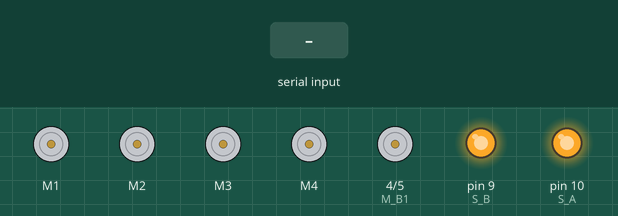
This sketch was run on a simulated Arduino Uno, built with avr-gcc and run on an emulated ATmega328P. Shown: 4 × DC motor (green arrow = forward, orange = backward, longer = faster), motor-driver pin pairs drawn as motors (green arrow = first pin HIGH = forward, orange = second pin HIGH = backward, longer = more drive), output pins drawn as LEDs (lit = HIGH). The test bench sets the inputs (shaded band). What the sketch prints to the serial monitor is not drawn.

Above: at 1.2 s.
1.3 s: "1" received over Serial
2.8 s: byte 1 (1) received over Serial
At 3.5 s:
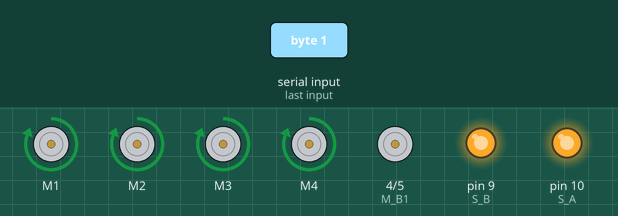
4.3 s: byte 3 (3) received over Serial
At 4.7 s:
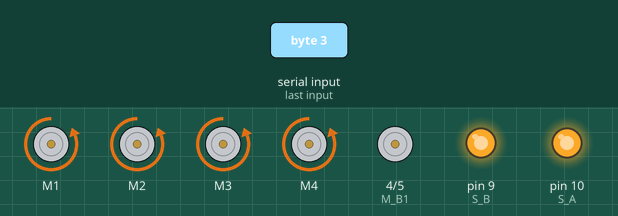
5.8 s: byte 4 (4) received over Serial
At 7.0 s:
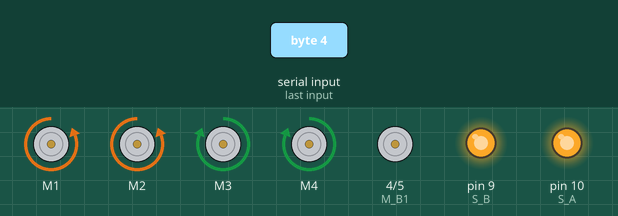
7.3 s: byte 2 (2) received over Serial
At 8.2 s:
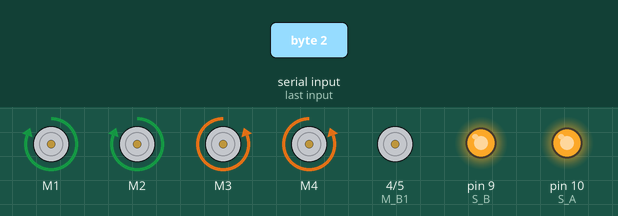
8.8 s: byte 5 (5) received over Serial
At 9.3 s:
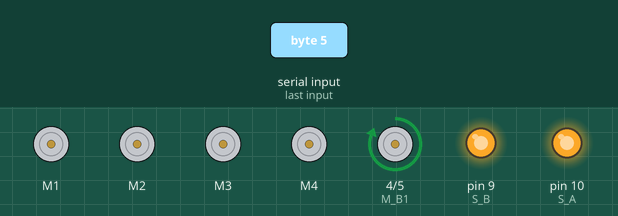
Timing chart, 0 to 11.3 s (numbered marks = the images above; inputs shaded):
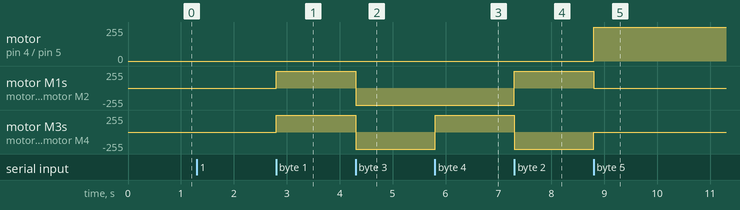

Measured:
- after the input at 2.8 s, motor M1–4: stopped → forward 255/255 at once
- after the input at 4.3 s, motor M1–4: forward 255/255 → backward 255/255 at once
- after the input at 5.8 s, motor M3, motor M4: backward 255/255 → forward 255/255 at once
- after the input at 7.3 s, motor M1, motor M2: backward 255/255 → forward 255/255 at once; motor M3, motor M4: forward 255/255 → backward 255/255 at once
- after the input at 8.8 s, motor on pin 4 (M_B1) / pin 5 (M_B2): stopped → forward 255/255 at once; motor M1, motor M2: forward 255/255 → stopped at once; motor M3, motor M4: backward 255/255 → stopped at once

The sketch:

fire-fighter.ino
```cpp
#include <AFMotor.h>
AF_DCMotor motor1(1);
AF_DCMotor motor2(2);
AF_DCMotor motor3(3);
AF_DCMotor motor4(4);
int command;
int S_A = 10;  //speed motor a
//int M_A1 = 2; //motor a = +
//int M_A2 = 3; //motor a = -
int M_B1 = 4; //motor b = -
int M_B2 = 5; //motor b = +
int S_B = 9;  //speed motor b

int L_S = A5; //sincer L

int ras=255;


void setup()
{ Serial.begin(9600);
pinMode(M_B1, OUTPUT);
pinMode(M_B2, OUTPUT);
//pinMode(M_A1, OUTPUT);
//pinMode(M_A2, OUTPUT);
pinMode(S_B, OUTPUT);
pinMode(S_A, OUTPUT);

pinMode(L_S, INPUT);
analogWrite(S_A, 250);
analogWrite(S_B, 250);


}
void loop()
{ if(Serial.available() > 0)

{ command = Serial.read();
/*if (command==7)
{ ras++;}
else if(command==8)
{ras--;}*/
Serial.print(ras);
Stop();
switch(command)
{ case 1: forward();
break;
case 3: back();
break;
case 4: left();
break;
case 2 : right();
break;
case 5: on();
break;
case 6: off();
break;

}

}
/*if (digitalRead(L_S) == 0)
{on();}*/

}
void forward()
{ motor1.setSpeed(255);
motor1.run(FORWARD);
motor2.setSpeed(255);
motor2.run(FORWARD);
motor3.setSpeed(255);
motor3.run(FORWARD);
motor4.setSpeed(255);
motor4.run(FORWARD); }
void back()
{ motor1.setSpeed(255);
motor1.run(BACKWARD);
motor2.setSpeed(255);
motor2.run(BACKWARD);
motor3.setSpeed(255);
motor3.run(BACKWARD);
motor4.setSpeed(255);
motor4.run(BACKWARD); }
void left()
{ motor1.setSpeed(255);
motor1.run(BACKWARD);
motor2.setSpeed(255);
motor2.run(BACKWARD);
motor3.setSpeed(255);
motor3.run(FORWARD);
motor4.setSpeed(255);
motor4.run(FORWARD); }
void right()
{ motor1.setSpeed(255);
motor1.run(FORWARD);
motor2.setSpeed(255);
motor2.run(FORWARD);
motor3.setSpeed(255);
motor3.run(BACKWARD);
motor4.setSpeed(255);
motor4.run(BACKWARD); }
void Stop()
{ motor1.setSpeed(0);
motor1.run(RELEASE);
motor2.setSpeed(0);
motor2.run(RELEASE);
motor3.setSpeed(0);
motor3.run(RELEASE);
motor4.setSpeed(0);
motor4.run(RELEASE); }
void on(){
//digitalWrite(M_A1, LOW);
//digitalWrite(M_A2, HIGH);
digitalWrite(M_B1, HIGH);
digitalWrite(M_B2, LOW);
}
void off(){
//digitalWrite(M_A1, LOW);
//digitalWrite(M_A2, LOW);
digitalWrite(M_B1, LOW);
digitalWrite(M_B2, LOW);
}
```
